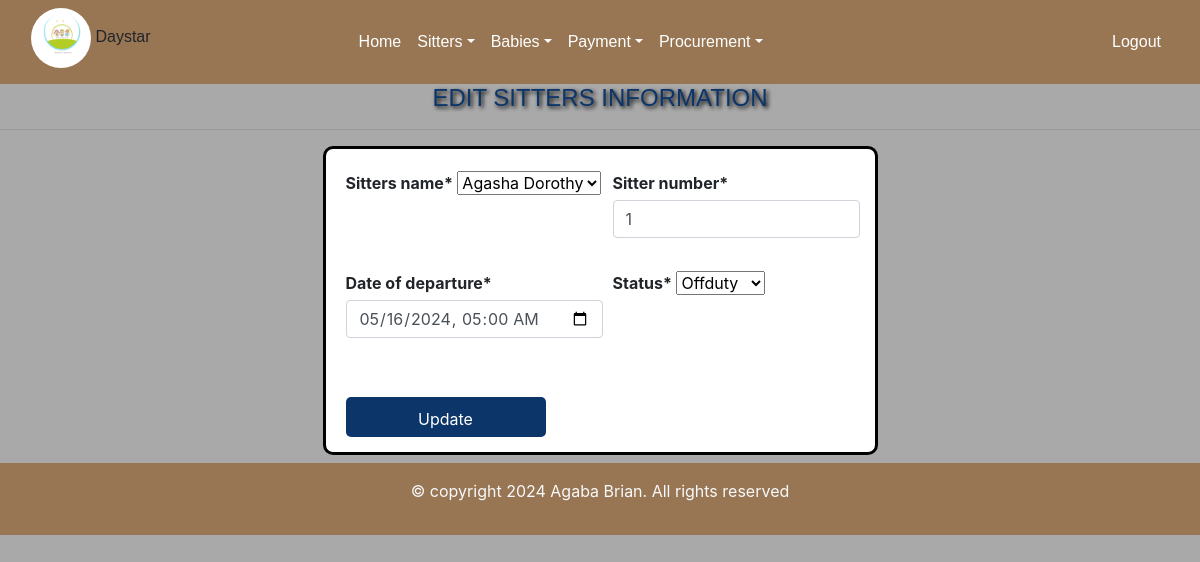
/editsitter/1/, run on the app's committed database.
### day/models.py (models this page shows, shortened)
class Sitter_departure(models.Model):
    sitters_name=models.ForeignKey(Sitter_arrival, on_delete=models.CASCADE)
    sitter_number=models.CharField(max_length=100,unique=True)
    date_of_departure=models.DateTimeField()
    created_at=models.DateTimeField(auto_now_add=True, null=True)
    status=models.CharField(choices=[('Offduty', 'Offduty')], max_length=100,null=True)

### day/views.py (the view)
# urls.py: path('editsitter/<int:id>/', views.editsitter, name='editsitter'),
def editsitter(request,id):
    sitter=get_object_or_404(Sitter_departure,id=id)
    if request.method == 'POST':
       form=Sitter_departureform(request.POST,instance=sitter)
       if form.is_valid():
           form.save()
           return redirect('sitterdeparture')
    else:
            form=Sitter_departureform(instance=sitter)
    return render(request,'editsitter.html',{'form':form,'sitter':sitter})

### day/forms.py
class Sitter_departureform(forms.ModelForm):
     class Meta:
      model=Sitter_departure
      fields='__all__'
      widgets={
             'date_of_departure':forms.DateTimeInput(attrs={'type':'datetime-local'}),
         }

### day/models.py (called while the page is built)
    def __str__(self):
        return self.name

    def __str__(self):
        return str(self.sitter_name)

### day/templates/editsitter.html (shortened to what this page needs)
{% extends 'base.html'%}
{% load crispy_forms_tags %}
{% load static %}
{% block content %}
<h4 > EDIT SITTERS INFORMATION </h4><hr>
<div class="container">
    <form method="POST" class="sitter-form">
        {{ form | crispy }}
        <button type="submit" class="btn btn-primary" >Update</button>
    </form>
</div>
{%endblock %}

### day/templates/editsitter.html (style rules this page uses)
.sitter-form { display: grid; grid-template-columns: repeat(2, 1fr); gap: 10px; max-width: 50%; margin: auto; border-radius: 5px; border: solid black; margin-bottom: 6px; border-radius: 10px; padding-left: 20px; padding-bottom: 15px; padding-top: 15px; padding-right: 15px; background-color:white; }
h4 { text-align: center; font-family: sans-serif; color: #0C356A; text-shadow: 2px 2px 4px #000000; }
label { font-weight: bold; margin-top: 7px; margin-bottom:5px ; }
button[type="submit"] { margin-top: 33px; background-color:#0c356a ; color: white; border: none; width:110%; border-radius: 5px; font-size: 16px; cursor: pointer; max-width: 200px; height: 40px; padding: 10px; transition: background-color 0.8s, color 0.7s; }
body { background-color: darkgray; }

### data on the page
Sitter_departure: sitters_name "Agasha Dorothy", sitter_number "1", date_of_departure "05/16/2024 05:00", status "Offduty"
